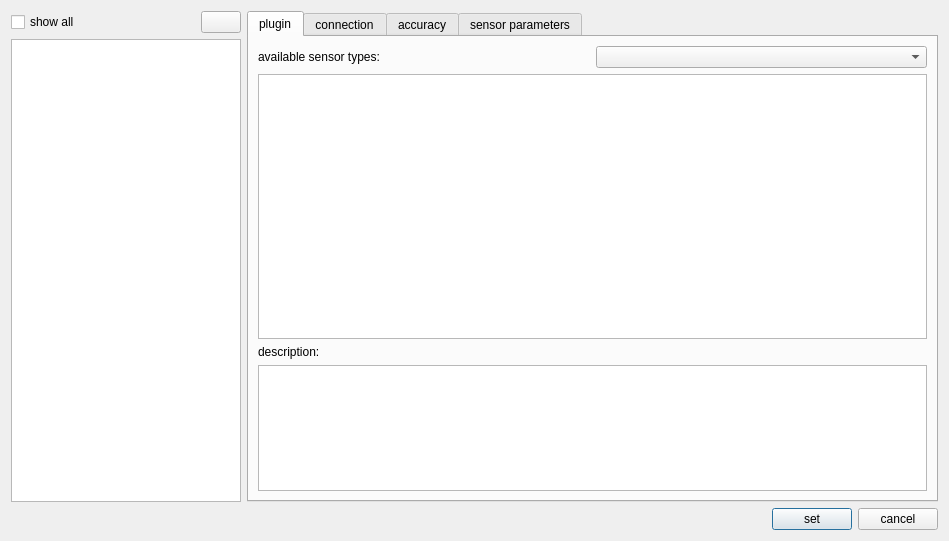
<?xml version="1.0" encoding="UTF-8"?>
<ui version="4.0">
 <class>SensorConfigurationDialog</class>
 <widget class="QDialog" name="SensorConfigurationDialog">
  <property name="geometry">
   <rect>
    <x>0</x>
    <y>0</y>
    <width>949</width>
    <height>541</height>
   </rect>
  </property>
  <property name="windowTitle">
   <string>sensor configuration</string>
  </property>
  <property name="modal">
   <bool>true</bool>
  </property>
  <layout class="QGridLayout" name="gridLayout_2">
   <item row="0" column="0">
    <layout class="QVBoxLayout" name="verticalLayout_7">
     <item>
      <layout class="QHBoxLayout" name="horizontalLayout_7" stretch="1,3">
       <item>
        <layout class="QVBoxLayout" name="verticalLayout_4">
         <item>
          <layout class="QHBoxLayout" name="horizontalLayout_5">
           <item>
            <widget class="QCheckBox" name="checkBox_showAll">
             <property name="toolTip">
              <string>show project sensor configs</string>
             </property>
             <property name="text">
              <string>show all</string>
             </property>
            </widget>
           </item>
           <item>
            <spacer name="horizontalSpacer_2">
             <property name="orientation">
              <enum>Qt::Horizontal</enum>
             </property>
             <property name="sizeHint" stdset="0">
              <size>
               <width>40</width>
               <height>20</height>
              </size>
             </property>
            </spacer>
           </item>
           <item>
            <widget class="QPushButton" name="pushButton_add">
             <property name="sizePolicy">
              <sizepolicy hsizetype="Minimum" vsizetype="Minimum">
               <horstretch>0</horstretch>
               <verstretch>0</verstretch>
              </sizepolicy>
             </property>
             <property name="focusPolicy">
              <enum>Qt::NoFocus</enum>
             </property>
             <property name="toolTip">
              <string>add new sensor configuration</string>
             </property>
             <property name="text">
              <string/>
             </property>
             <property name="icon">
              <iconset resource="../../res/res.qrc">
               <normaloff>:/Images/icons/edit_add.png</normaloff>:/Images/icons/edit_add.png</iconset>
             </property>
            </widget>
           </item>
          </layout>
         </item>
         <item>
          <widget class="QListView" name="listView_sensorConfigs">
           <property name="editTriggers">
            <set>QAbstractItemView::DoubleClicked</set>
           </property>
          </widget>
         </item>
        </layout>
       </item>
       <item>
        <widget class="QTabWidget" name="tabWidget_sensorConfig">
         <property name="currentIndex">
          <number>0</number>
         </property>
         <widget class="QWidget" name="plugin">
          <attribute name="title">
           <string>plugin</string>
          </attribute>
          <layout class="QHBoxLayout" name="horizontalLayout_6">
           <item>
            <layout class="QVBoxLayout" name="verticalLayout_8" stretch="2,1">
             <item>
              <layout class="QVBoxLayout" name="verticalLayout_2">
               <item>
                <layout class="QHBoxLayout" name="horizontalLayout_2">
                 <item>
                  <widget class="QLabel" name="label_availableSensorTypes">
                   <property name="font">
                    <font>
                     <weight>50</weight>
                     <bold>false</bold>
                    </font>
                   </property>
                   <property name="text">
                    <string>available sensor types:</string>
                   </property>
                  </widget>
                 </item>
                 <item>
                  <widget class="QComboBox" name="comboBox_availableSensorTypes"/>
                 </item>
                </layout>
               </item>
               <item>
                <widget class="QTableView" name="tableView_sensorPlugins"/>
               </item>
              </layout>
             </item>
             <item>
              <layout class="QVBoxLayout" name="verticalLayout">
               <item>
                <widget class="QLabel" name="label_pluginDescription">
                 <property name="font">
                  <font>
                   <weight>50</weight>
                   <bold>false</bold>
                  </font>
                 </property>
                 <property name="text">
                  <string>description:</string>
                 </property>
                </widget>
               </item>
               <item>
                <widget class="QTextBrowser" name="textBrowser_description"/>
               </item>
              </layout>
             </item>
            </layout>
           </item>
          </layout>
         </widget>
         <widget class="QWidget" name="connection">
          <attribute name="title">
           <string>connection</string>
          </attribute>
          <layout class="QGridLayout" name="gridLayout_3">
           <item row="0" column="0">
            <layout class="QVBoxLayout" name="verticalLayout_3">
             <item>
              <layout class="QHBoxLayout" name="horizontalLayout_22" stretch="1,1">
               <item>
                <widget class="QLabel" name="label_typeOfConnection">
                 <property name="text">
                  <string>connection type:</string>
                 </property>
                </widget>
               </item>
               <item>
                <widget class="QComboBox" name="comboBox_typeOfConnection"/>
               </item>
              </layout>
             </item>
             <item>
              <layout class="QHBoxLayout" name="horizontalLayout_23">
               <item>
                <widget class="QLabel" name="label_ip">
                 <property name="text">
                  <string>ip:</string>
                 </property>
                </widget>
               </item>
               <item>
                <widget class="QComboBox" name="comboBox_ip">
                 <property name="editable">
                  <bool>true</bool>
                 </property>
                </widget>
               </item>
              </layout>
             </item>
             <item>
              <layout class="QHBoxLayout" name="horizontalLayout_21" stretch="1,1">
               <item>
                <widget class="QLabel" name="label_port">
                 <property name="text">
                  <string>port:</string>
                 </property>
                </widget>
               </item>
               <item>
                <widget class="QLineEdit" name="lineEdit_port"/>
               </item>
              </layout>
             </item>
             <item>
              <layout class="QHBoxLayout" name="horizontalLayout_20" stretch="1,1">
               <item>
                <widget class="QLabel" name="label_comPort">
                 <property name="text">
                  <string>com port:</string>
                 </property>
                </widget>
               </item>
               <item>
                <widget class="QComboBox" name="comboBox_comPort"/>
               </item>
              </layout>
             </item>
             <item>
              <layout class="QHBoxLayout" name="horizontalLayout_19" stretch="1,1">
               <item>
                <widget class="QLabel" name="label_baudRate">
                 <property name="text">
                  <string>baudrate:</string>
                 </property>
                </widget>
               </item>
               <item>
                <widget class="QComboBox" name="comboBox_baudrate"/>
               </item>
              </layout>
             </item>
             <item>
              <layout class="QHBoxLayout" name="horizontalLayout_18" stretch="1,1">
               <item>
                <widget class="QLabel" name="label_databits">
                 <property name="text">
                  <string>databits:</string>
                 </property>
                </widget>
               </item>
               <item>
                <widget class="QComboBox" name="comboBox_databits"/>
               </item>
              </layout>
             </item>
             <item>
              <layout class="QHBoxLayout" name="horizontalLayout_17" stretch="1,1">
               <item>
                <widget class="QLabel" name="label_flowControl">
                 <property name="text">
                  <string>flowcontrol:</string>
                 </property>
                </widget>
               </item>
               <item>
                <widget class="QComboBox" name="comboBox_flowcontrol"/>
               </item>
              </layout>
             </item>
             <item>
              <layout class="QHBoxLayout" name="horizontalLayout_16" stretch="1,1">
               <item>
                <widget class="QLabel" name="label_parity">
                 <property name="text">
                  <string>parity:</string>
                 </property>
                </widget>
               </item>
               <item>
                <widget class="QComboBox" name="comboBox_parity"/>
               </item>
              </layout>
             </item>
             <item>
              <layout class="QHBoxLayout" name="horizontalLayout_3" stretch="1,1">
               <item>
                <widget class="QLabel" name="label_stopBits">
                 <property name="text">
                  <string>stopbits:</string>
                 </property>
                </widget>
               </item>
               <item>
                <widget class="QComboBox" name="comboBox_stopbits"/>
               </item>
              </layout>
             </item>
             <item>
              <spacer name="verticalSpacer">
               <property name="orientation">
                <enum>Qt::Vertical</enum>
               </property>
               <property name="sizeHint" stdset="0">
                <size>
                 <width>20</width>
                 <height>40</height>
                </size>
               </property>
              </spacer>
             </item>
            </layout>
           </item>
          </layout>
         </widget>
         <widget class="QWidget" name="tab_accuracy">
          <attribute name="title">
           <string>accuracy</string>
          </attribute>
          <layout class="QVBoxLayout" name="verticalLayout_12">
           <item>
            <widget class="QToolBox" name="toolBox_accuracy">
             <property name="currentIndex">
              <number>3</number>
             </property>
             <widget class="QWidget" name="page_sigmaPolar">
              <property name="geometry">
               <rect>
                <x>0</x>
                <y>0</y>
                <width>152</width>
                <height>123</height>
               </rect>
              </property>
              <attribute name="label">
               <string>sigma polar</string>
              </attribute>
              <layout class="QGridLayout" name="gridLayout_7">
               <item row="0" column="0">
                <layout class="QVBoxLayout" name="verticalLayout_5">
                 <item>
                  <layout class="QHBoxLayout" name="horizontalLayout_4" stretch="1,1">
                   <item>
                    <widget class="QLabel" name="label_sigmaAzimuth">
                     <property name="text">
                      <string>sigma azimuth:</string>
                     </property>
                    </widget>
                   </item>
                   <item>
                    <widget class="QLineEdit" name="lineEdit_sigmaAzimuth"/>
                   </item>
                  </layout>
                 </item>
                 <item>
                  <layout class="QHBoxLayout" name="horizontalLayout_8" stretch="1,1">
                   <item>
                    <widget class="QLabel" name="label_sigmaZenith">
                     <property name="text">
                      <string>sigma zenith:</string>
                     </property>
                    </widget>
                   </item>
                   <item>
                    <widget class="QLineEdit" name="lineEdit_sigmaZenith"/>
                   </item>
                  </layout>
                 </item>
                 <item>
                  <layout class="QHBoxLayout" name="horizontalLayout_9" stretch="1,1">
                   <item>
                    <widget class="QLabel" name="label_sigmaDistance">
                     <property name="text">
                      <string>sigma distance:</string>
                     </property>
                    </widget>
                   </item>
                   <item>
                    <widget class="QLineEdit" name="lineEdit_sigmaDistance"/>
                   </item>
                  </layout>
                 </item>
                 <item>
                  <spacer name="verticalSpacer_2">
                   <property name="orientation">
                    <enum>Qt::Vertical</enum>
                   </property>
                   <property name="sizeHint" stdset="0">
                    <size>
                     <width>20</width>
                     <height>40</height>
                    </size>
                   </property>
                  </spacer>
                 </item>
                </layout>
               </item>
              </layout>
             </widget>
             <widget class="QWidget" name="page_sigmaCartesian">
              <property name="geometry">
               <rect>
                <x>0</x>
                <y>0</y>
                <width>113</width>
                <height>123</height>
               </rect>
              </property>
              <attribute name="label">
               <string>sigma cartesian</string>
              </attribute>
              <layout class="QGridLayout" name="gridLayout_6">
               <item row="0" column="0">
                <layout class="QVBoxLayout" name="verticalLayout_6">
                 <item>
                  <layout class="QHBoxLayout" name="horizontalLayout_10" stretch="1,1">
                   <item>
                    <widget class="QLabel" name="label_sigmaX">
                     <property name="text">
                      <string>sigma X:</string>
                     </property>
                    </widget>
                   </item>
                   <item>
                    <widget class="QLineEdit" name="lineEdit_sigmaX"/>
                   </item>
                  </layout>
                 </item>
                 <item>
                  <layout class="QHBoxLayout" name="horizontalLayout_11" stretch="1,1">
                   <item>
                    <widget class="QLabel" name="label_sigmaY">
                     <property name="text">
                      <string>sigma Y:</string>
                     </property>
                    </widget>
                   </item>
                   <item>
                    <widget class="QLineEdit" name="lineEdit_sigmaY"/>
                   </item>
                  </layout>
                 </item>
                 <item>
                  <layout class="QHBoxLayout" name="horizontalLayout_12" stretch="1,1">
                   <item>
                    <widget class="QLabel" name="label_sigmaZ">
                     <property name="text">
                      <string>sigma Z:</string>
                     </property>
                    </widget>
                   </item>
                   <item>
                    <widget class="QLineEdit" name="lineEdit_sigmaZ"/>
                   </item>
                  </layout>
                 </item>
                 <item>
                  <spacer name="verticalSpacer_3">
                   <property name="orientation">
                    <enum>Qt::Vertical</enum>
                   </property>
                   <property name="sizeHint" stdset="0">
                    <size>
                     <width>20</width>
                     <height>40</height>
                    </size>
                   </property>
                  </spacer>
                 </item>
                </layout>
               </item>
              </layout>
             </widget>
             <widget class="QWidget" name="page_sigmaTemperature">
              <property name="geometry">
               <rect>
                <x>0</x>
                <y>0</y>
                <width>176</width>
                <height>57</height>
               </rect>
              </property>
              <attribute name="label">
               <string>sigma temperature</string>
              </attribute>
              <layout class="QGridLayout" name="gridLayout_5">
               <item row="0" column="0">
                <layout class="QVBoxLayout" name="verticalLayout_9">
                 <item>
                  <layout class="QHBoxLayout" name="horizontalLayout_13" stretch="1,1">
                   <item>
                    <widget class="QLabel" name="label_sigmaTemp">
                     <property name="text">
                      <string>sigma temperature:</string>
                     </property>
                    </widget>
                   </item>
                   <item>
                    <widget class="QLineEdit" name="lineEdit_sigmaTemp"/>
                   </item>
                  </layout>
                 </item>
                 <item>
                  <spacer name="verticalSpacer_4">
                   <property name="orientation">
                    <enum>Qt::Vertical</enum>
                   </property>
                   <property name="sizeHint" stdset="0">
                    <size>
                     <width>20</width>
                     <height>40</height>
                    </size>
                   </property>
                  </spacer>
                 </item>
                </layout>
               </item>
              </layout>
             </widget>
             <widget class="QWidget" name="page_sigmaLevelMeasurement">
              <property name="geometry">
               <rect>
                <x>0</x>
                <y>0</y>
                <width>136</width>
                <height>90</height>
               </rect>
              </property>
              <attribute name="label">
               <string>sigma level measurement</string>
              </attribute>
              <layout class="QGridLayout" name="gridLayout_4">
               <item row="0" column="0">
                <layout class="QVBoxLayout" name="verticalLayout_10">
                 <item>
                  <layout class="QHBoxLayout" name="horizontalLayout_14" stretch="1,1">
                   <item>
                    <widget class="QLabel" name="label_sigmaAngleXZ">
                     <property name="text">
                      <string>sigma angle:</string>
                     </property>
                    </widget>
                   </item>
                   <item>
                    <widget class="QLineEdit" name="lineEdit_sigmaAngleXZ"/>
                   </item>
                  </layout>
                 </item>
                 <item>
                  <layout class="QHBoxLayout" name="horizontalLayout_15" stretch="1,1">
                   <item>
                    <widget class="QLabel" name="label_sigmaAngleYZ">
                     <property name="text">
                      <string>sigma angle:</string>
                     </property>
                    </widget>
                   </item>
                   <item>
                    <widget class="QLineEdit" name="lineEdit_sigmaAngleYZ">
                     <property name="text">
                      <string/>
                     </property>
                    </widget>
                   </item>
                  </layout>
                 </item>
                 <item>
                  <spacer name="verticalSpacer_5">
                   <property name="orientation">
                    <enum>Qt::Vertical</enum>
                   </property>
                   <property name="sizeHint" stdset="0">
                    <size>
                     <width>20</width>
                     <height>40</height>
                    </size>
                   </property>
                  </spacer>
                 </item>
                </layout>
               </item>
              </layout>
             </widget>
             <widget class="QWidget" name="page_sigmaUndefined">
              <property name="geometry">
               <rect>
                <x>0</x>
                <y>0</y>
                <width>98</width>
                <height>28</height>
               </rect>
              </property>
              <attribute name="label">
               <string>others</string>
              </attribute>
             </widget>
            </widget>
           </item>
          </layout>
         </widget>
         <widget class="QWidget" name="tab_sensorConfiguration">
          <attribute name="title">
           <string>sensor parameters</string>
          </attribute>
          <layout class="QGridLayout" name="gridLayout">
           <item row="0" column="0">
            <widget class="QWidget" name="widget_scalarParameter" native="true"/>
           </item>
          </layout>
         </widget>
        </widget>
       </item>
      </layout>
     </item>
     <item>
      <layout class="QHBoxLayout" name="horizontalLayout">
       <item>
        <spacer name="horizontalSpacer">
         <property name="orientation">
          <enum>Qt::Horizontal</enum>
         </property>
         <property name="sizeHint" stdset="0">
          <size>
           <width>40</width>
           <height>20</height>
          </size>
         </property>
        </spacer>
       </item>
       <item>
        <widget class="QPushButton" name="pushButton_set">
         <property name="text">
          <string>set</string>
         </property>
        </widget>
       </item>
       <item>
        <widget class="QPushButton" name="pushButton_cancel">
         <property name="text">
          <string>cancel</string>
         </property>
        </widget>
       </item>
      </layout>
     </item>
    </layout>
   </item>
  </layout>
 </widget>
 <resources>
  <include location="../../res/res.qrc"/>
 </resources>
 <connections/>
</ui>
